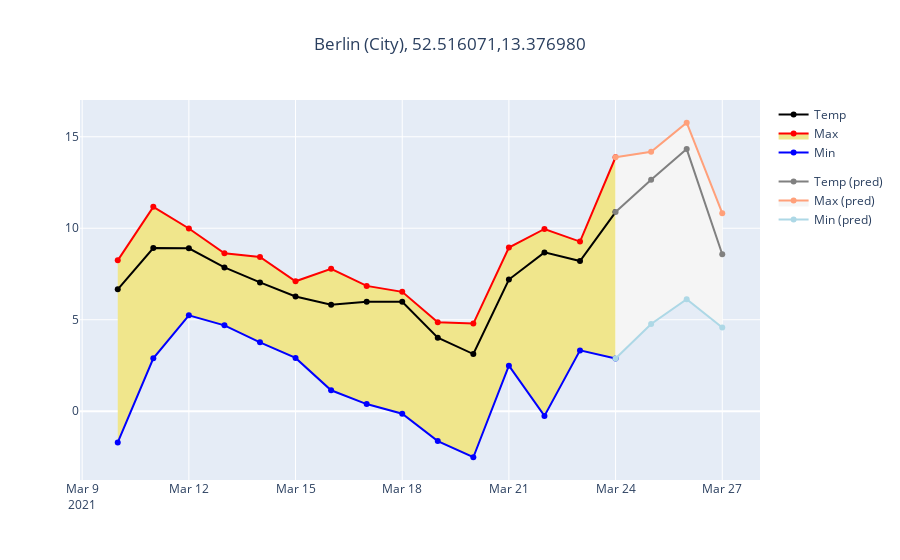

The notebook cell this image was saved under:
### Code cell


### Figure 1 — Plotly figure (JSON) as saved in the notebook; plotly's stock layout.template omitted (floating-point values rounded to 4 significant figures)
{"data": [{"legendgroup": "0", "line": {"color": "blue"}, "name": "Min", "type": "scatter", "x": ["2021-03-10", "2021-03-11", "2021-03-12", "2021-03-13", "2021-03-14", "2021-03-15", "2021-03-16", "2021-03-17", "2021-03-18", "2021-03-19", "2021-03-20", "2021-03-21", "2021-03-22", "2021-03-23", "2021-03-24"], "y": [-1.705, 2.89, 5.24, 4.695, 3.765, 2.915, 1.145, 0.39, -0.135, -1.63, -2.515, 2.49, -0.255, 3.325, 2.88]}, {"fill": "tonexty", "fillcolor": "khaki", "legendgroup": "0", "line": {"color": "red"}, "name": "Max", "type": "scatter", "x": ["2021-03-10", "2021-03-11", "2021-03-12", "2021-03-13", "2021-03-14", "2021-03-15", "2021-03-16", "2021-03-17", "2021-03-18", "2021-03-19", "2021-03-20", "2021-03-21", "2021-03-22", "2021-03-23", "2021-03-24"], "y": [8.245, 11.17, 9.985, 8.63, 8.435, 7.1, 7.785, 6.85, 6.525, 4.865, 4.79, 8.945, 9.96, 9.27, 13.88]}, {"legendgroup": "0", "line": {"color": "black"}, "name": "Temp", "type": "scatter", "x": ["2021-03-10", "2021-03-11", "2021-03-12", "2021-03-13", "2021-03-14", "2021-03-15", "2021-03-16", "2021-03-17", "2021-03-18", "2021-03-19", "2021-03-20", "2021-03-21", "2021-03-22", "2021-03-23", "2021-03-24"], "y": [6.66, 8.92, 8.9, 7.86, 7.04, 6.27, 5.815, 5.985, 5.98, 4.02, 3.125, 7.195, 8.68, 8.21, 10.88]}, {"legendgroup": "1", "line": {"color": "lightblue"}, "name": "Min (pred)", "type": "scatter", "x": ["2021-03-24", "2021-03-25", "2021-03-26", "2021-03-27"], "y": [2.88, 4.77, 6.125, 4.575]}, {"fill": "tonexty", "fillcolor": "whitesmoke", "legendgroup": "1", "line": {"color": "lightsalmon"}, "name": "Max (pred)", "type": "scatter", "x": ["2021-03-24", "2021-03-25", "2021-03-26", "2021-03-27"], "y": [13.88, 14.18, 15.77, 10.82]}, {"legendgroup": "1", "line": {"color": "gray"}, "name": "Temp (pred)", "type": "scatter", "x": ["2021-03-24", "2021-03-25", "2021-03-26", "2021-03-27"], "y": [10.88, 12.65, 14.32, 8.58]}], "layout": {"title": {"text": "Berlin (City), 52.516071,13.376980", "x": 0.5}}}
